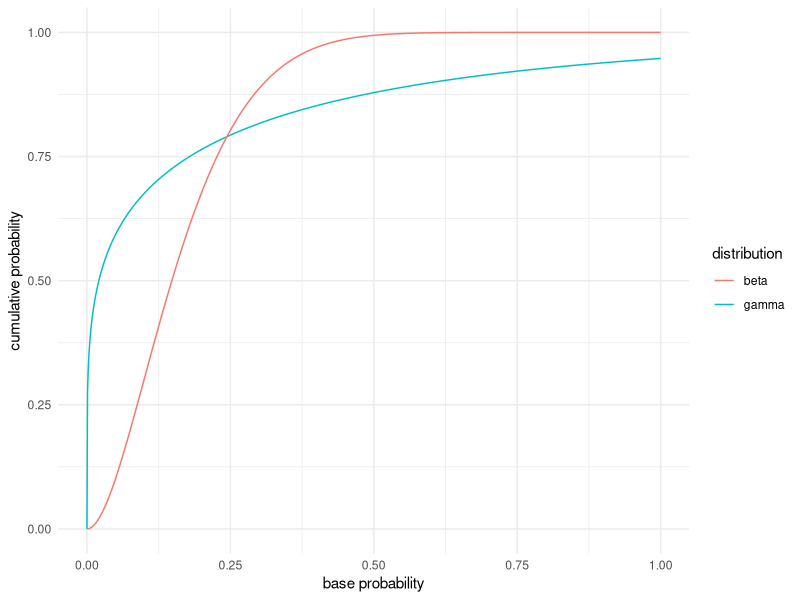

The R script that drew this image:
## ---- chunk 1
library(ggplot2)
## ---- chunk 2
x <- data.frame(x=seq(0, 1, 0.001))
x$p <- pgamma(x$x, 0.2, 1)
x$q <- pbeta(x$x, 2, 10)
ggplot(x, aes(x, p, color="gamma")) +
    geom_line() +
    geom_line(aes(x, q, color="beta")) +
    theme_minimal() +
    labs(x="base probability", y="cumulative probability", color="distribution")
